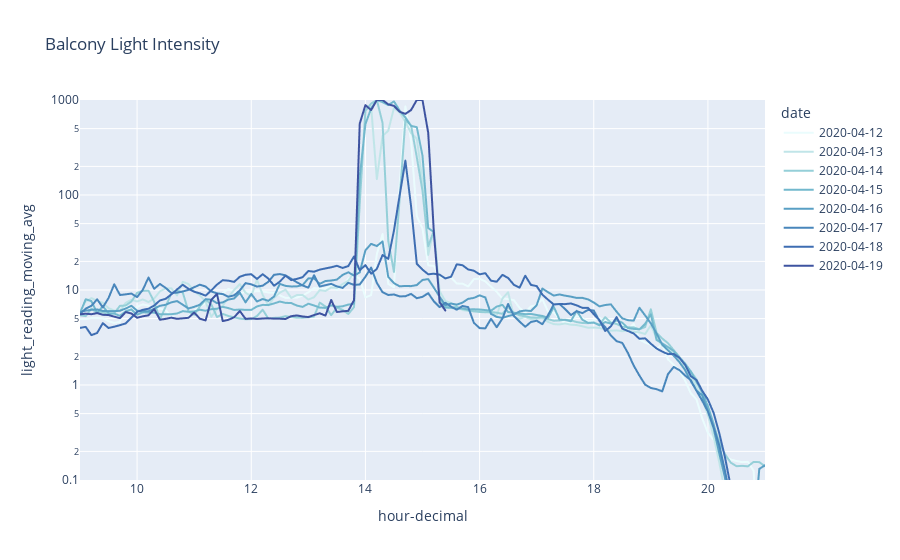

Source (notebook cell):
### Code cell
csv = 'https://raw.githubusercontent.com/archiewood/lightlogger/master/lightlog.csv'
    avg_window=5

    df = pd.read_csv(csv)
    df['date']=df['timestamp'].str[:10]
    df['time']=df['timestamp'].str[10:19]
    df['median']= df['light_reading'].rolling(avg_window).median()
    df['std'] = df['light_reading'].rolling(avg_window).std()
    df = df[(df.light_reading <= df['median']+3*df['std']) & (df.light_reading >= df['median']-3*df['std'])]
    df['light_reading_moving_avg'] = df.iloc[:,1].rolling(window=avg_window).mean()
    
    df['hour']=df['timestamp'].str[11:13].astype(float)
    df['minute']=df['timestamp'].str[14:16].astype(float)
    df['minute_interval']=df['minute'].floordiv(6)
    df['hour-decimal']=df['hour']+df['minute_interval']/10
    df['date']=df['timestamp'].str[:10]
    df
    
    
    piv=df.pivot_table(index=['hour-decimal','date'],values='light_reading_moving_avg').reset_index()
    piv=piv[piv['date']>'2020-04-11']
    piv
    
    
    fig= px.line(piv,x='hour-decimal',y='light_reading_moving_avg',color='date',range_x=[9,21],range_y=[0.1,1000],title='Balcony Light Intensity',log_y=True,color_discrete_sequence=px.colors.sequential.ice_r)

    
    
    fig.show()

### Figure 1 — Plotly figure (JSON) as saved in the notebook; plotly's stock layout.template omitted (floating-point values rounded to 4 significant figures; data arrays with more than 128 entries replaced by an {"elided": "..."} marker saying what was removed)
{"data": [{"hoverlabel": {"namelength": 0}, "hovertemplate": "date=2020-04-12<br>hour-decimal=%{x}<br>light_reading_moving_avg=%{y}", "legendgroup": "2020-04-12", "line": {"color": "rgb(234, 252, 253)", "dash": "solid"}, "mode": "lines", "name": "2020-04-12", "showlegend": true, "type": "scattergl", "x": {"elided": "240 float values"}, "xaxis": "x", "y": {"elided": "240 float values"}, "yaxis": "y"}, {"hoverlabel": {"namelength": 0}, "hovertemplate": "date=2020-04-13<br>hour-decimal=%{x}<br>light_reading_moving_avg=%{y}", "legendgroup": "2020-04-13", "line": {"color": "rgb(192, 229, 232)", "dash": "solid"}, "mode": "lines", "name": "2020-04-13", "showlegend": true, "type": "scattergl", "x": {"elided": "240 float values"}, "xaxis": "x", "y": {"elided": "240 float values"}, "yaxis": "y"}, {"hoverlabel": {"namelength": 0}, "hovertemplate": "date=2020-04-14<br>hour-decimal=%{x}<br>light_reading_moving_avg=%{y}", "legendgroup": "2020-04-14", "line": {"color": "rgb(149, 207, 216)", "dash": "solid"}, "mode": "lines", "name": "2020-04-14", "showlegend": true, "type": "scattergl", "x": {"elided": "240 float values"}, "xaxis": "x", "y": {"elided": "240 float values"}, "yaxis": "y"}, {"hoverlabel": {"namelength": 0}, "hovertemplate": "date=2020-04-15<br>hour-decimal=%{x}<br>light_reading_moving_avg=%{y}", "legendgroup": "2020-04-15", "line": {"color": "rgb(114, 184, 205)", "dash": "solid"}, "mode": "lines", "name": "2020-04-15", "showlegend": true, "type": "scattergl", "x": {"elided": "240 float values"}, "xaxis": "x", "y": {"elided": "240 float values"}, "yaxis": "y"}, {"hoverlabel": {"namelength": 0}, "hovertemplate": "date=2020-04-16<br>hour-decimal=%{x}<br>light_reading_moving_avg=%{y}", "legendgroup": "2020-04-16", "line": {"color": "rgb(89, 159, 196)", "dash": "solid"}, "mode": "lines", "name": "2020-04-16", "showlegend": true, "type": "scattergl", "x": {"elided": "240 float values"}, "xaxis": "x", "y": {"elided": "240 float values"}, "yaxis": "y"}, {"hoverlabel": {"namelength": 0}, "hovertemplate": "date=2020-04-17<br>hour-decimal=%{x}<br>light_reading_moving_avg=%{y}", "legendgroup": "2020-04-17", "line": {"color": "rgb(72, 134, 187)", "dash": "solid"}, "mode": "lines", "name": "2020-04-17", "showlegend": true, "type": "scattergl", "x": {"elided": "240 float values"}, "xaxis": "x", "y": {"elided": "240 float values"}, "yaxis": "y"}, {"hoverlabel": {"namelength": 0}, "hovertemplate": "date=2020-04-18<br>hour-decimal=%{x}<br>light_reading_moving_avg=%{y}", "legendgroup": "2020-04-18", "line": {"color": "rgb(62, 109, 178)", "dash": "solid"}, "mode": "lines", "name": "2020-04-18", "showlegend": true, "type": "scattergl", "x": {"elided": "240 float values"}, "xaxis": "x", "y": {"elided": "240 float values"}, "yaxis": "y"}, {"hoverlabel": {"namelength": 0}, "hovertemplate": "date=2020-04-19<br>hour-decimal=%{x}<br>light_reading_moving_avg=%{y}", "legendgroup": "2020-04-19", "line": {"color": "rgb(62, 83, 160)", "dash": "solid"}, "mode": "lines", "name": "2020-04-19", "showlegend": true, "type": "scattergl", "x": {"elided": "155 float values"}, "xaxis": "x", "y": {"elided": "155 float values"}, "yaxis": "y"}], "layout": {"autosize": true, "legend": {"title": {"text": "date"}, "tracegroupgap": 0}, "title": {"text": "Balcony Light Intensity"}, "xaxis": {"anchor": "y", "domain": [0, 1], "range": [9, 21], "title": {"text": "hour-decimal"}, "type": "linear"}, "yaxis": {"anchor": "x", "domain": [0, 1], "range": [-1.0, 3.0], "title": {"text": "light_reading_moving_avg"}, "type": "log"}}}
